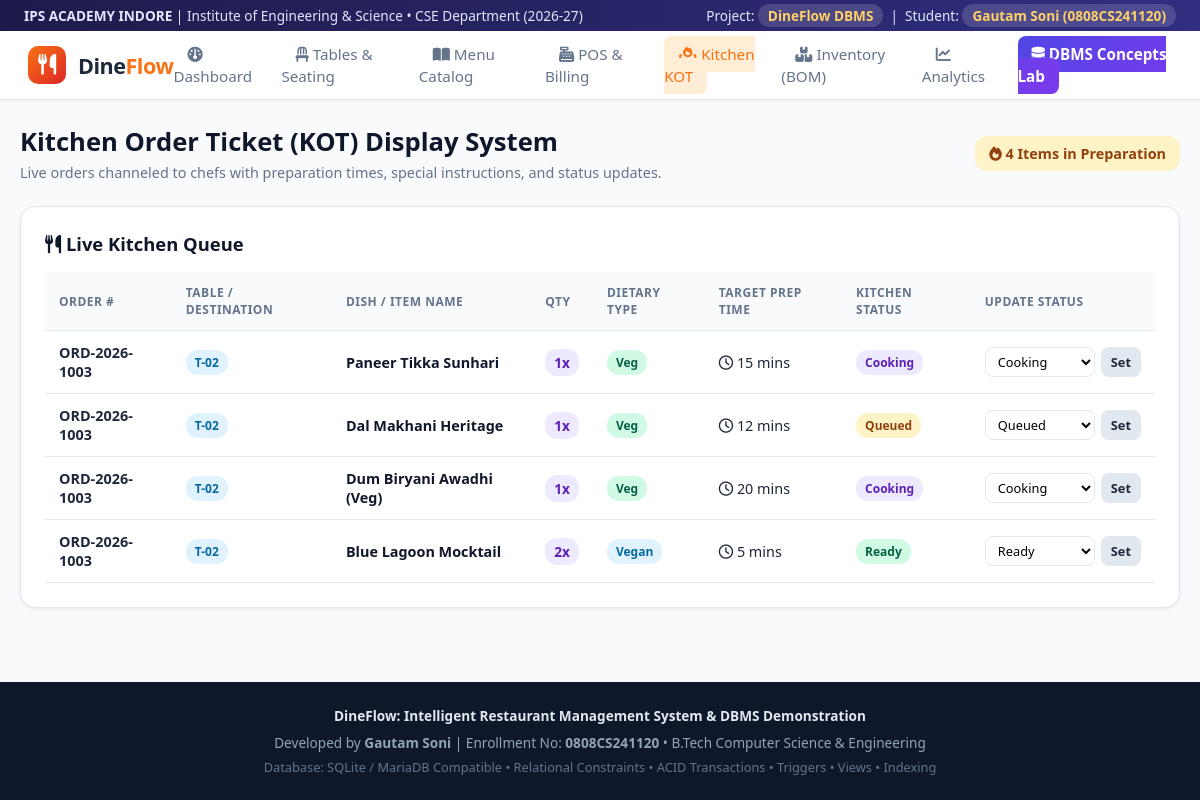
The app's page /kitchen with its own data.
### tables this page shows
CREATE TABLE order_items (
    order_item_id INTEGER PRIMARY KEY AUTOINCREMENT,
    order_id INTEGER NOT NULL,
    item_id INTEGER NOT NULL,
    quantity INTEGER NOT NULL CHECK(quantity > 0),
    unit_price DECIMAL(10, 2) NOT NULL CHECK(unit_price >= 0),
    line_total DECIMAL(10, 2) NOT NULL CHECK(line_total >= 0),
    kitchen_status VARCHAR(20) NOT NULL DEFAULT 'Queued' CHECK(kitchen_status IN ('Queued', 'Cooking', 'Ready', 'Served')),
    customization_notes TEXT,
    added_at TIMESTAMP DEFAULT CURRENT_TIMESTAMP,
    FOREIGN KEY (order_id) REFERENCES orders(order_id) ON DELETE CASCADE,
    FOREIGN KEY (item_id) REFERENCES menu_items(item_id) ON DELETE RESTRICT
);

CREATE TABLE orders (
    order_id INTEGER PRIMARY KEY AUTOINCREMENT,
    order_number VARCHAR(20) NOT NULL UNIQUE,
    table_id INTEGER,
    customer_id INTEGER,
    waiter_id INTEGER,
    order_type VARCHAR(20) NOT NULL CHECK(order_type IN ('Dine-In', 'Takeaway', 'Delivery')),
    order_status VARCHAR(20) NOT NULL DEFAULT 'Active' CHECK(order_status IN ('Active', 'In-Kitchen', 'Served', 'Billed', 'Completed', 'Cancelled')),
    subtotal DECIMAL(10, 2) NOT NULL DEFAULT 0.00 CHECK(subtotal >= 0),
    tax_rate DECIMAL(5, 2) NOT NULL DEFAULT 5.00, -- 5% GST
    tax_amount DECIMAL(10, 2) NOT NULL DEFAULT 0.00 CHECK(tax_amount >= 0),
    discount_amount DECIMAL(10, 2) NOT NULL DEFAULT 0.00 CHECK(discount_amount >= 0),
    grand_total DECIMAL(10, 2) NOT NULL DEFAULT 0.00 CHECK(grand_total >= 0),
    notes TEXT,
    created_at TIMESTAMP DEFAULT CURRENT_TIMESTAMP,
    completed_at TIMESTAMP,
    FOREIGN KEY (table_id) REFERENCES dining_tables(table_id) ON DELETE SET NULL,
    FOREIGN KEY (customer_id) REFERENCES customers(customer_id) ON DELETE SET NULL,
    FOREIGN KEY (waiter_id) REFERENCES users(user_id) ON DELETE SET NULL
);

CREATE TABLE dining_tables (
    table_id INTEGER PRIMARY KEY AUTOINCREMENT,
    table_number VARCHAR(10) NOT NULL UNIQUE,
    capacity INTEGER NOT NULL CHECK(capacity > 0 AND capacity <= 20),
    seating_section VARCHAR(30) NOT NULL CHECK(seating_section IN ('Main Hall', 'AC Dining', 'Rooftop Lounge', 'Garden Patio', 'Family Cabin')),
    status VARCHAR(20) NOT NULL DEFAULT 'Available' CHECK(status IN ('Available', 'Occupied', 'Reserved', 'Maintenance')),
    updated_at TIMESTAMP DEFAULT CURRENT_TIMESTAMP
);

CREATE TABLE menu_items (
    item_id INTEGER PRIMARY KEY AUTOINCREMENT,
    category_id INTEGER NOT NULL,
    name VARCHAR(100) NOT NULL UNIQUE,
    description TEXT,
    price DECIMAL(10, 2) NOT NULL CHECK(price >= 0),
    dietary_type VARCHAR(20) NOT NULL CHECK(dietary_type IN ('Veg', 'Non-Veg', 'Vegan', 'Egg')),
    preparation_time_mins INTEGER DEFAULT 15 CHECK(preparation_time_mins > 0),
    is_available INTEGER NOT NULL DEFAULT 1 CHECK(is_available IN (0, 1)),
    image_url VARCHAR(255),
    created_at TIMESTAMP DEFAULT CURRENT_TIMESTAMP,
    FOREIGN KEY (category_id) REFERENCES categories(category_id) ON DELETE RESTRICT ON UPDATE CASCADE
);

### app/__init__.py (the view)
    @app.route('/kitchen')
    def kitchen():
        conn = get_db_connection()
        cur = conn.cursor()
        tickets = cur.execute("""
            SELECT oi.order_item_id, oi.order_id, oi.quantity, oi.kitchen_status, oi.customization_notes,
                   m.name AS item_name, m.dietary_type, m.preparation_time_mins,
                   o.order_number, o.order_type, t.table_number, oi.added_at
            FROM order_items oi
            JOIN menu_items m ON oi.item_id = m.item_id
            JOIN orders o ON oi.order_id = o.order_id
            LEFT JOIN dining_tables t ON o.table_id = t.table_id
            WHERE oi.kitchen_status IN ('Queued', 'Cooking', 'Ready')
            ORDER BY oi.added_at ASC
        """).fetchall()
        conn.close()
        return render_template('kitchen.html', tickets=tickets)

### app/db.py (called while the page is built)
def get_db_connection():
    os.makedirs(DB_DIR, exist_ok=True)
    conn = sqlite3.connect(DB_PATH)
    conn.row_factory = sqlite3.Row
    conn.execute("PRAGMA foreign_keys = ON;")
    return conn

### app/templates/kitchen.html (shortened to what this page needs)
{% extends 'base.html' %}
{% block content %}
<div class="page-header">
    <div>
        <h1 class="page-title">Kitchen Order Ticket (KOT) Display System</h1>
        <p class="page-subtitle">Live orders channeled to chefs with preparation times, special instructions, and status updates.</p>
    </div>
    <div>
        <span class="badge badge-warning" style="font-size:0.9rem; padding:8px 14px;">
            <i class="fa-solid fa-fire"></i> {{ tickets|length }} Items in Preparation
        </span>
    </div>
</div>
<div class="card">
    <div class="card-title">
        <span><i class="fa-solid fa-utensils"></i> Live Kitchen Queue</span>
    </div>
    <div class="table-responsive">
        <table class="data-table">
            <thead>
                <tr>
                    <th>Order #</th>
                    <th>Table / Destination</th>
                    <th>Dish / Item Name</th>
                    <th>Qty</th>
                    <th>Dietary Type</th>
                    <th>Target Prep Time</th>
                    <th>Kitchen Status</th>
                    <th>Update Status</th>
                </tr>
            </thead>
            <tbody>
                {% for t in tickets %}
                <tr>
                    <td><strong>{{ t.order_number }}</strong></td>
                    <td>
                        <span class="badge badge-info">{{ t.table_number if t.table_number else t.order_type }}</span>
                    </td>
                    <td>
                        <strong style="color:#0f172a;">{{ t.item_name }}</strong>
                    </td>
                    <td><span class="badge badge-purple" style="font-size:0.85rem;">{{ t.quantity }}x</span></td>
                    <td>
                        {% if t.dietary_type == 'Veg' %}
                            <span class="badge badge-success">Veg</span>
                        {% elif t.dietary_type == 'Non-Veg' %}
                            <span class="badge badge-danger">Non-Veg</span>
                        {% else %}
                            <span class="badge badge-info">Vegan</span>
                        {% endif %}
                    </td>
                    <td><i class="fa-regular fa-clock"></i> {{ t.preparation_time_mins }} mins</td>
                    <td>
                        {% if t.kitchen_status == 'Queued' %}
                            <span class="badge badge-warning">Queued</span>
                        {% elif t.kitchen_status == 'Cooking' %}
                            <span class="badge badge-purple">Cooking</span>
                        {% elif t.kitchen_status == 'Ready' %}
                            <span class="badge badge-success">Ready</span>
                        {% else %}
                            <span class="badge badge-info">Served</span>
                        {% endif %}
                    </td>
                    <td>
                        <form action="{{ url_for('update_kitchen_status') }}" method="POST" style="display:inline-flex; gap:6px;">
                            <select name="status" class="form-control" style="width:110px; padding:4px 8px; font-size:0.8rem;">
                                <option value="Queued" {% if t.kitchen_status == 'Queued' %}selected{% endif %}>Queued</option>
                                <option value="Cooking" {% if t.kitchen_status == 'Cooking' %}selected{% endif %}>Cooking</option>
                                <option value="Ready" {% if t.kitchen_status == 'Ready' %}selected{% endif %}>Ready</option>
                            </select>
                            <button type="submit" class="btn btn-secondary btn-sm">Set</button>
                        </form>
                    </td>
                </tr>
                {% endfor %}
            </tbody>
        </table>
    </div>
</div>
{% endblock %}

### app/static/css/style.css (style rules this page uses)
:root { --primary: #f97316; --primary-dark: #ea580c; --primary-light: #ffedd5; --secondary: #4f46e5; --secondary-dark: #4338ca; --dark-bg: #0f172a; --card-bg: #ffffff; --text-main: #1e293b; --text-muted: #64748b; --border-color: #e2e8f0; --success: #10b981; --warning: #f59e0b; --danger: #ef4444; --info: #0ea5e9; --radius-md: 10px; --radius-lg: 16px; --shadow-sm: 0 1px 3px rgba(0,0,0,0.08); --shadow-md: 0 4px 14px rgba(0,0,0,0.06); --shadow-lg: 0 10px 25px rgba(0,0,0,0.1); }
* { box-sizing: border-box; margin: 0; padding: 0; font-family: 'Segoe UI', -apple-system, BlinkMacSystemFont, Roboto, sans-serif; }
body { background-color: #f8fafc; color: var(--text-main); display: flex; flex-direction: column; min-height: 100vh; }
.page-header { display: flex; justify-content: space-between; align-items: center; margin-bottom: 24px; }
.page-title { font-size: 1.6rem; font-weight: 700; color: #0f172a; }
.page-subtitle { font-size: 0.9rem; color: var(--text-muted); margin-top: 4px; }
.btn { display: inline-flex; align-items: center; gap: 8px; padding: 9px 18px; border-radius: 8px; font-size: 0.9rem; font-weight: 600; cursor: pointer; border: none; text-decoration: none; transition: all 0.2s ease; }
.btn-secondary { background: #e2e8f0; color: #1e293b; }
.btn-sm { padding: 5px 10px; font-size: 0.8rem; }
.card { background: var(--card-bg); border: 1px solid var(--border-color); border-radius: var(--radius-lg); padding: 24px; box-shadow: var(--shadow-sm); margin-bottom: 24px; }
.card-title { font-size: 1.15rem; font-weight: 700; margin-bottom: 16px; display: flex; justify-content: space-between; align-items: center; color: #0f172a; }
.table-responsive { overflow-x: auto; }
table.data-table { width: 100%; border-collapse: collapse; font-size: 0.9rem; }
table.data-table th, table.data-table td { padding: 12px 14px; text-align: left; border-bottom: 1px solid var(--border-color); }
table.data-table th { background: #f8fafc; color: var(--text-muted); font-weight: 600; text-transform: uppercase; font-size: 0.75rem; letter-spacing: 0.5px; }
.badge { display: inline-block; padding: 4px 9px; border-radius: 12px; font-size: 0.75rem; font-weight: 600; }
.badge-success { background: #d1fae5; color: #065f46; }
.badge-warning { background: #fef3c7; color: #92400e; }
.badge-info { background: #e0f2fe; color: #0369a1; }
.badge-purple { background: #ede9fe; color: #5b21b6; }
.form-control { width: 100%; padding: 10px 12px; border: 1px solid var(--border-color); border-radius: 8px; font-size: 0.9rem; outline: none; background: white; }

### records on screen
order_items: order_number "ORD-2026-1003", table_number "T-02", item_name "Paneer Tikka Sunhari", quantity "1", shows "Veg", preparation_time_mins "15", shows "Cooking", status "Cooking"
order_items: order_number "ORD-2026-1003", table_number "T-02", item_name "Dal Makhani Heritage", quantity "1", shows "Veg", preparation_time_mins "12", shows "Queued", status "Queued"
order_items: order_number "ORD-2026-1003", table_number "T-02", item_name "Dum Biryani Awadhi (Veg)", quantity "1", preparation_time_mins "20", shows "Cooking", status "Cooking"
order_items: order_number "ORD-2026-1003", table_number "T-02", item_name "Blue Lagoon Mocktail", quantity "2", shows "Vegan", preparation_time_mins "5", shows "Ready", status "Ready"

### other values on screen
{{ tickets|length }} "4"
